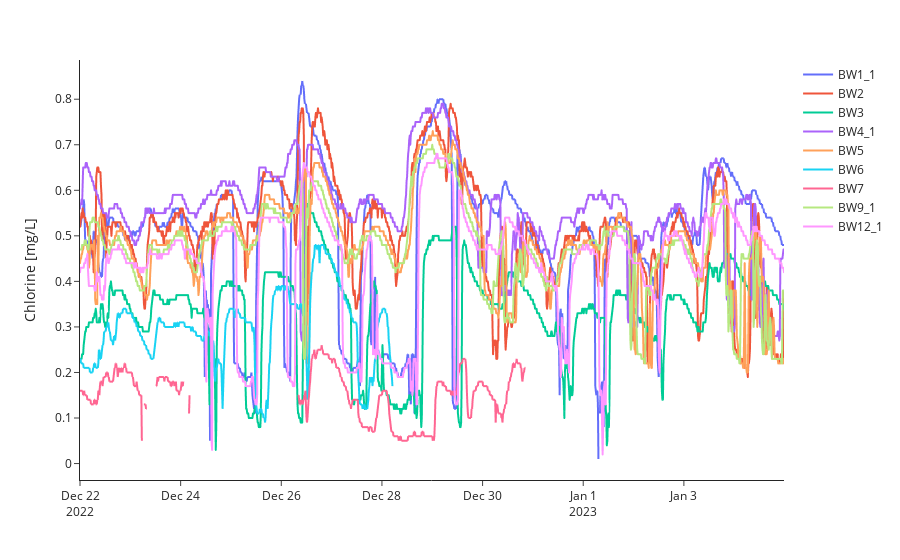

The notebook cell this image was saved under:
### Markdown cell above
Chlorine time series plotting.

### Code cell
# chlorine data
try:
    wq_bwfl_ids = wq_df.dropna(subset=['mean'])['bwfl_id'].unique()
    plot_wq_df = wq_df[(wq_df['bwfl_id'].isin(wq_bwfl_ids)) & (wq_df['data_type'] == 'chlorine')]
    plot_wq_df.loc[:, :] = plot_wq_df.loc[:, :].replace(0.0, np.nan)

    fig = px.line(
        plot_wq_df,
        x='datetime',
        y='mean',
        color='bwfl_id',
    )

    fig.update_layout(
        xaxis_title='',
        yaxis_title='Chlorine [mg/L]',
        legend_title_text='',
        template='simple_white',
        height=450,
    )
    fig.show()
except:
    print("Plotting data not available.")

### Figure 1 — Plotly figure (JSON) as saved in the notebook; plotly's stock layout.template omitted (floating-point values rounded to 4 significant figures; data arrays with more than 128 entries replaced by an {"elided": "..."} marker saying what was removed)
{"data": [{"hovertemplate": "bwfl_id=BW1_1<br>datetime=%{x}<br>mean=%{y}<extra></extra>", "legendgroup": "BW1_1", "line": {"color": "#636efa", "dash": "solid"}, "marker": {"symbol": "circle"}, "mode": "lines", "name": "BW1_1", "showlegend": true, "type": "scattergl", "x": {"elided": "1344 str values"}, "xaxis": "x", "y": {"elided": "1344 float values"}, "yaxis": "y"}, {"hovertemplate": "bwfl_id=BW2<br>datetime=%{x}<br>mean=%{y}<extra></extra>", "legendgroup": "BW2", "line": {"color": "#EF553B", "dash": "solid"}, "marker": {"symbol": "circle"}, "mode": "lines", "name": "BW2", "showlegend": true, "type": "scattergl", "x": {"elided": "1344 str values"}, "xaxis": "x", "y": {"elided": "1344 float values"}, "yaxis": "y"}, {"hovertemplate": "bwfl_id=BW3<br>datetime=%{x}<br>mean=%{y}<extra></extra>", "legendgroup": "BW3", "line": {"color": "#00cc96", "dash": "solid"}, "marker": {"symbol": "circle"}, "mode": "lines", "name": "BW3", "showlegend": true, "type": "scattergl", "x": {"elided": "1344 str values"}, "xaxis": "x", "y": {"elided": "1344 float values"}, "yaxis": "y"}, {"hovertemplate": "bwfl_id=BW4_1<br>datetime=%{x}<br>mean=%{y}<extra></extra>", "legendgroup": "BW4_1", "line": {"color": "#ab63fa", "dash": "solid"}, "marker": {"symbol": "circle"}, "mode": "lines", "name": "BW4_1", "showlegend": true, "type": "scattergl", "x": {"elided": "1344 str values"}, "xaxis": "x", "y": {"elided": "1344 float values"}, "yaxis": "y"}, {"hovertemplate": "bwfl_id=BW5<br>datetime=%{x}<br>mean=%{y}<extra></extra>", "legendgroup": "BW5", "line": {"color": "#FFA15A", "dash": "solid"}, "marker": {"symbol": "circle"}, "mode": "lines", "name": "BW5", "showlegend": true, "type": "scattergl", "x": {"elided": "1344 str values"}, "xaxis": "x", "y": {"elided": "1344 float values"}, "yaxis": "y"}, {"hovertemplate": "bwfl_id=BW6<br>datetime=%{x}<br>mean=%{y}<extra></extra>", "legendgroup": "BW6", "line": {"color": "#19d3f3", "dash": "solid"}, "marker": {"symbol": "circle"}, "mode": "lines", "name": "BW6", "showlegend": true, "type": "scattergl", "x": {"elided": "1344 str values"}, "xaxis": "x", "y": {"elided": "1344 float values"}, "yaxis": "y"}, {"hovertemplate": "bwfl_id=BW7<br>datetime=%{x}<br>mean=%{y}<extra></extra>", "legendgroup": "BW7", "line": {"color": "#FF6692", "dash": "solid"}, "marker": {"symbol": "circle"}, "mode": "lines", "name": "BW7", "showlegend": true, "type": "scattergl", "x": {"elided": "1344 str values"}, "xaxis": "x", "y": {"elided": "1344 float values"}, "yaxis": "y"}, {"hovertemplate": "bwfl_id=BW9_1<br>datetime=%{x}<br>mean=%{y}<extra></extra>", "legendgroup": "BW9_1", "line": {"color": "#B6E880", "dash": "solid"}, "marker": {"symbol": "circle"}, "mode": "lines", "name": "BW9_1", "showlegend": true, "type": "scattergl", "x": {"elided": "1344 str values"}, "xaxis": "x", "y": {"elided": "1344 float values"}, "yaxis": "y"}, {"hovertemplate": "bwfl_id=BW12_1<br>datetime=%{x}<br>mean=%{y}<extra></extra>", "legendgroup": "BW12_1", "line": {"color": "#FF97FF", "dash": "solid"}, "marker": {"symbol": "circle"}, "mode": "lines", "name": "BW12_1", "showlegend": true, "type": "scattergl", "x": {"elided": "1344 str values"}, "xaxis": "x", "y": {"elided": "1344 float values"}, "yaxis": "y"}], "layout": {"autosize": true, "legend": {"title": {"text": ""}, "tracegroupgap": 0}, "margin": {"t": 60}, "xaxis": {"anchor": "y", "autorange": true, "domain": [0, 1], "range": ["2022-12-22", "2023-01-04 23:45"], "title": {"text": ""}, "type": "date"}, "yaxis": {"anchor": "x", "autorange": true, "domain": [0, 1], "range": [-0.03611, 0.8861], "title": {"text": "Chlorine [mg/L]"}, "type": "linear"}}}
